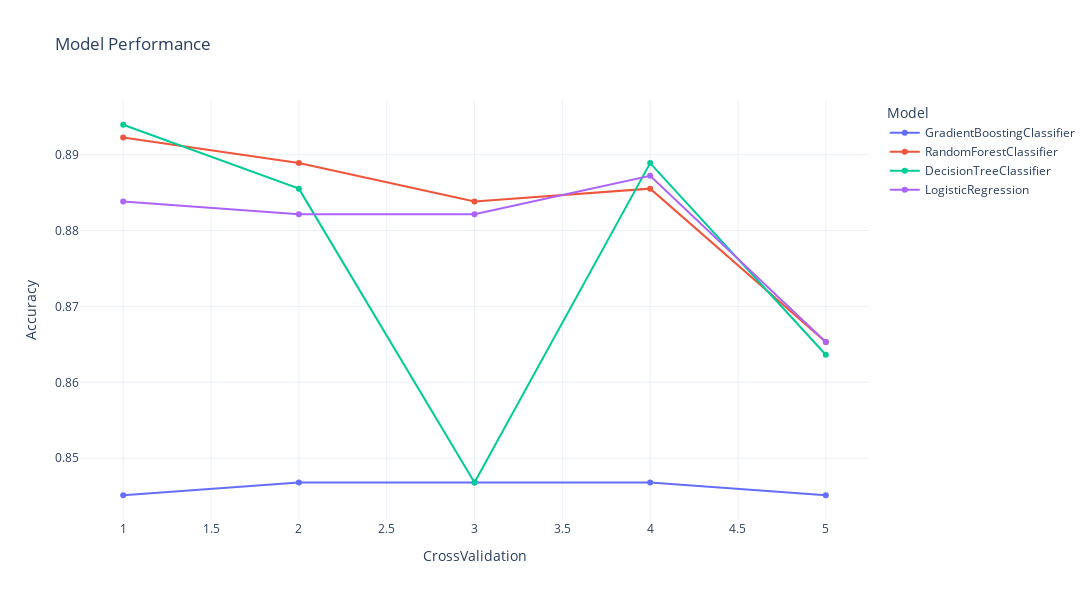

Notebook code for this chart:
### Code cell
# Make sure to call the function using the correct data:
plotlines(result)

### Figure 1 — Plotly figure (JSON) as saved in the notebook; plotly's stock layout.template omitted (floating-point values rounded to 4 significant figures)
{"data": [{"hovertemplate": "Model=GradientBoostingClassifier<br>CrossValidation=%{x}<br>Accuracy=%{y}<extra></extra>", "legendgroup": "GradientBoostingClassifier", "line": {"color": "#636efa", "dash": "solid"}, "marker": {"symbol": "circle"}, "mode": "lines+markers", "name": "GradientBoostingClassifier", "orientation": "v", "showlegend": true, "type": "scatter", "x": [1, 2, 3, 4, 5], "xaxis": "x", "y": [0.8451, 0.8468, 0.8468, 0.8468, 0.8451], "yaxis": "y"}, {"hovertemplate": "Model=RandomForestClassifier<br>CrossValidation=%{x}<br>Accuracy=%{y}<extra></extra>", "legendgroup": "RandomForestClassifier", "line": {"color": "#EF553B", "dash": "solid"}, "marker": {"symbol": "circle"}, "mode": "lines+markers", "name": "RandomForestClassifier", "orientation": "v", "showlegend": true, "type": "scatter", "x": [1, 2, 3, 4, 5], "xaxis": "x", "y": [0.8923, 0.8889, 0.8838, 0.8855, 0.8653], "yaxis": "y"}, {"hovertemplate": "Model=DecisionTreeClassifier<br>CrossValidation=%{x}<br>Accuracy=%{y}<extra></extra>", "legendgroup": "DecisionTreeClassifier", "line": {"color": "#00cc96", "dash": "solid"}, "marker": {"symbol": "circle"}, "mode": "lines+markers", "name": "DecisionTreeClassifier", "orientation": "v", "showlegend": true, "type": "scatter", "x": [1, 2, 3, 4, 5], "xaxis": "x", "y": [0.8939, 0.8855, 0.8468, 0.8889, 0.8636], "yaxis": "y"}, {"hovertemplate": "Model=LogisticRegression<br>CrossValidation=%{x}<br>Accuracy=%{y}<extra></extra>", "legendgroup": "LogisticRegression", "line": {"color": "#ab63fa", "dash": "solid"}, "marker": {"symbol": "circle"}, "mode": "lines+markers", "name": "LogisticRegression", "orientation": "v", "showlegend": true, "type": "scatter", "x": [1, 2, 3, 4, 5], "xaxis": "x", "y": [0.8838, 0.8822, 0.8822, 0.8872, 0.8653], "yaxis": "y"}], "layout": {"autosize": false, "height": 600, "legend": {"title": {"text": "Model"}, "tracegroupgap": 0}, "title": {"text": "Model Performance"}, "width": 1500, "xaxis": {"anchor": "y", "domain": [0, 1], "title": {"text": "CrossValidation"}}, "yaxis": {"anchor": "x", "domain": [0, 1], "title": {"text": "Accuracy"}}}}
